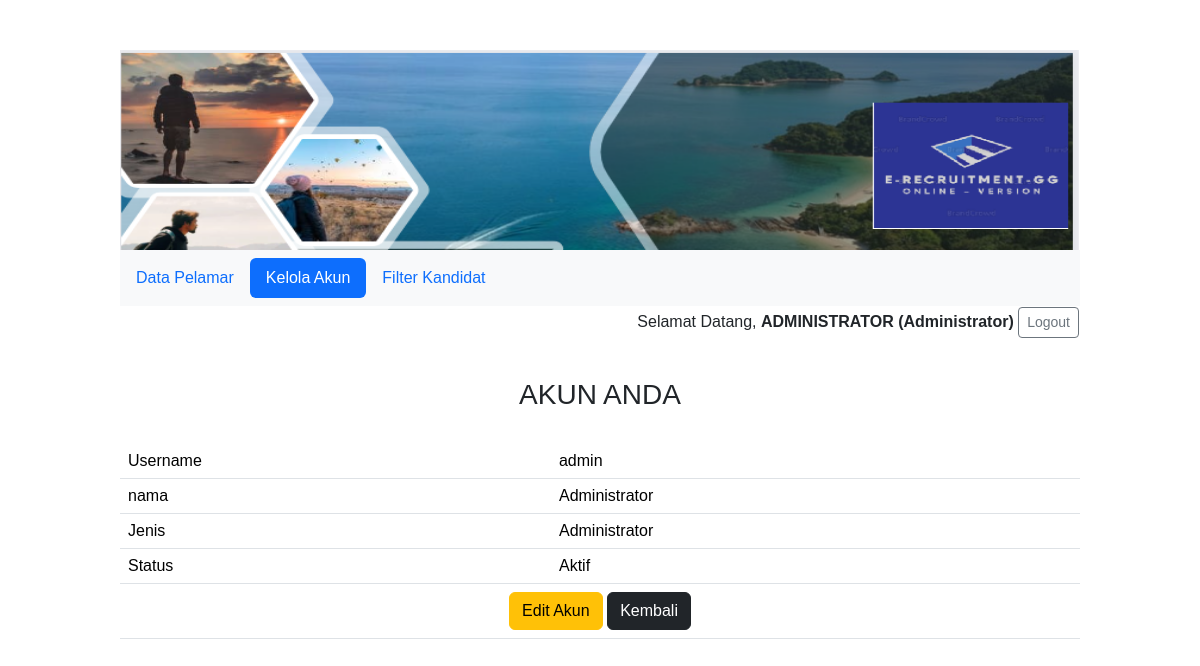
The app's page /supervisor/manageakun_spv.php (signed in) with its own data.
### tables this page shows
CREATE TABLE `tb_user` (
  `id_user` int(11) NOT NULL,
  `username` varchar(20) NOT NULL,
  `nama` varchar(100) NOT NULL,
  `password` varchar(13) NOT NULL,
  `jenis_user` varchar(13) NOT NULL COMMENT 'administrator, pelamar, supervisor, staff',
  `status` varchar(1) NOT NULL DEFAULT 'n' COMMENT 'Y = valid; N = tidak valid;\r\nvalid = bisa login'
);

### supervisor/manageakun_spv.php (the view, shortened to what this page needs)
<?php
 include("../koneksi.php");
 $query = "SELECT * FROM tb_user WHERE id_user = ".$_SESSION['id'];
 $hasil = mysqli_query($conn,$query);
$hasiluser=mysqli_query($conn,$query);
$user=mysqli_fetch_array($hasiluser);
?>
<html>
  <head>
    <link href="../css/bootstrap.min.css" rel="stylesheet">
  </head>
  <body>
    <div class="wrap">
    <img src="../img/Header-GG.PNG" alt="Welcome" width="100%" height="200px">
<nav class="navbar navbar-expand-lg navbar-black bg-light">
    <ul class="nav nav-pills">
          <li class="nav-item">
            <a class="nav-link" href="home_spv.php">Data Pelamar</a>
          </li>
           <li class="nav-item">
            <a class="nav-link active" href="#">Kelola Akun</a>
          </li>
          <li class="nav-item">
            <a class="nav-link" href="#">Filter Kandidat</a>
          </li>
    </ul>
</nav>
<table align = "right">
<tr>
    <td>
 <?php
    echo "Selamat Datang, <strong>".strtoupper($user["nama"])." (".ucwords(strtolower($user["jenis_user"])).")</strong>&nbsp;";
    echo "<a href='../action.php?act=logout' \" class = 'btn btn-outline-secondary btn-sm'>Logout </a>";
  ?>
</td>
 </tr>
 </table>
<br><br><br>
<h3 align = "center">AKUN ANDA </h3>
<br>
<table class="table">
    <?php
    while($row = mysqli_fetch_assoc($hasil))
    {
    ?>
    <tr>
        <td>Username</td>
        <td><?=$row['username']?></td>
    </tr>
    <tr>
        <td>nama</td>
        <td><?=ucwords(strtolower($row['nama']))?></td>
    </tr>
    <tr>
        <td>Jenis</td>
        <td><?=ucwords(strtolower($row['jenis_user']))?></td>
    </tr>
    <tr>
        <td>Status</td>
        <td><?php
            if ($row['status'] == 'y') { echo $status = "Aktif"; }
            else { echo $status = "Nonaktif";}
     ?></td>
    </tr>
    <tr>
        <td colspan="2" align="center">
            <a href="#" class="btn btn-warning" title = "Edit Akun" data-bs-toggle="modal" data-bs-target="#staticBackdrop">Edit Akun</a>
            <a class="btn btn-dark" onclick="location.href='home_spv.php'">Kembali</a>
        </td>
    </tr>
<?php } ?>
</table>
</div>
  </body>
</html>

### css/style.css (style rules this page uses)
body { background-color: #fff; }
.wrap { width: 960px; margin: 50px auto; }

### supervisor/manageakun_spv.php (style rules this page uses)
* { font-family: arial; }

### records on screen
tb_user: nama "ADMINISTRATOR", jenis_user "Administrator", username "admin", nama "Administrator"
